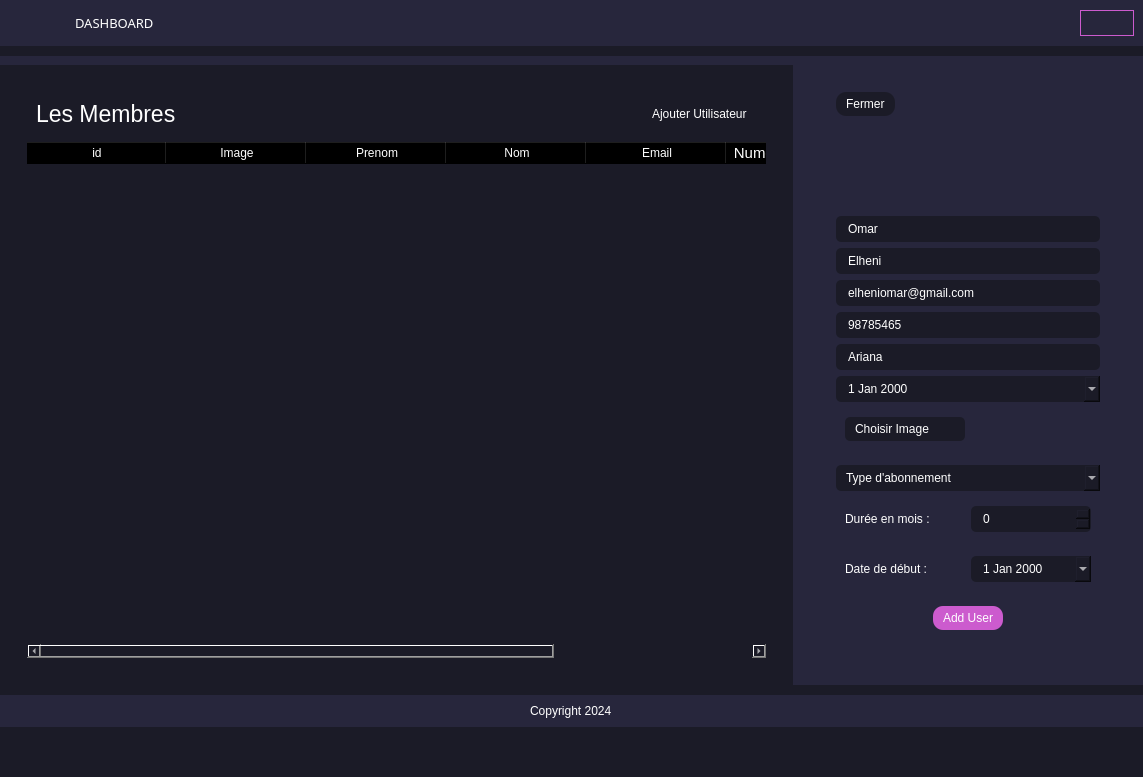
<?xml version="1.0" encoding="UTF-8"?>
<ui version="4.0">
 <class>MainWindow</class>
 <widget class="QMainWindow" name="MainWindow">
  <property name="geometry">
   <rect>
    <x>0</x>
    <y>0</y>
    <width>1143</width>
    <height>777</height>
   </rect>
  </property>
  <property name="windowTitle">
   <string>MainWindow</string>
  </property>
  <property name="styleSheet">
   <string notr="true">*{
border:none;
background-color:transparent;
background:transparent;
padding:0;
margin:0;
color: #FFFFFF;
}

#centralwidget,#mainBodyContent,#homeBtn,QLineEdit,QDateEdit,QPushButton,Line,QComboBox,QSpinBox{
background-color: #1b1b27
}

#header, #mainBody, #footer{
background-color: #27263c
}

#pushButton_3{
border:1px solid #cc5bce;
border-radius:19px;
text-align:center;
}

#addUserBtn{
background-color: #cc5bce;
border-radius: 10px;
}


QPushButton,#leftMenu{
text-align:left;
padding:5px 10px;
border-top-left-radius: 10px;
border-bottom-left-radius:10px;
border-bottom-right-radius: 0;
border-bottom-right-radius: 0;
background-color:transparent;
}

#homeBtn{
border-left: 3px solid #cc5bce;
}

QLineEdit,QDateEdit,QComboBox,QSpinBox{
padding: 5px 10px;
border-radius: 5px;
}</string>
  </property>
  <widget class="QWidget" name="centralwidget">
   <layout class="QVBoxLayout" name="verticalLayout">
    <property name="spacing">
     <number>10</number>
    </property>
    <property name="leftMargin">
     <number>0</number>
    </property>
    <property name="topMargin">
     <number>0</number>
    </property>
    <property name="rightMargin">
     <number>0</number>
    </property>
    <property name="bottomMargin">
     <number>50</number>
    </property>
    <item alignment="Qt::AlignmentFlag::AlignTop">
     <widget class="QWidget" name="header" native="true">
      <property name="styleSheet">
       <string notr="true">#header, #mainBody{
background-color: #27263c;
}</string>
      </property>
      <layout class="QHBoxLayout" name="horizontalLayout">
       <property name="spacing">
        <number>0</number>
       </property>
       <property name="leftMargin">
        <number>0</number>
       </property>
       <property name="topMargin">
        <number>0</number>
       </property>
       <property name="rightMargin">
        <number>0</number>
       </property>
       <property name="bottomMargin">
        <number>0</number>
       </property>
       <item alignment="Qt::AlignmentFlag::AlignLeft">
        <widget class="QFrame" name="frame">
         <property name="frameShape">
          <enum>QFrame::Shape::StyledPanel</enum>
         </property>
         <property name="frameShadow">
          <enum>QFrame::Shadow::Raised</enum>
         </property>
         <layout class="QHBoxLayout" name="horizontalLayout_4">
          <item alignment="Qt::AlignmentFlag::AlignLeft">
           <widget class="QPushButton" name="menuBtn">
            <property name="font">
             <font>
              <pointsize>11</pointsize>
              <bold>false</bold>
             </font>
            </property>
            <property name="cursor">
             <cursorShape>PointingHandCursor</cursorShape>
            </property>
            <property name="text">
             <string/>
            </property>
            <property name="icon">
             <iconset resource="../Qss/icons/_icons.qrc">
              <normaloff>:/feather/icons/feather/align-justify.png</normaloff>:/feather/icons/feather/align-justify.png</iconset>
            </property>
           </widget>
          </item>
          <item alignment="Qt::AlignmentFlag::AlignLeft">
           <widget class="QLabel" name="label">
            <property name="font">
             <font>
              <family>Poppins</family>
              <pointsize>10</pointsize>
              <bold>false</bold>
             </font>
            </property>
            <property name="styleSheet">
             <string notr="true">#label{
color:#ffffff;
font-family:&quot;Poppins&quot;, sans-serif
}</string>
            </property>
            <property name="text">
             <string>DASHBOARD</string>
            </property>
           </widget>
          </item>
         </layout>
        </widget>
       </item>
       <item alignment="Qt::AlignmentFlag::AlignRight">
        <widget class="QFrame" name="frame_2">
         <property name="frameShape">
          <enum>QFrame::Shape::StyledPanel</enum>
         </property>
         <property name="frameShadow">
          <enum>QFrame::Shadow::Raised</enum>
         </property>
         <layout class="QHBoxLayout" name="horizontalLayout_3">
          <item>
           <widget class="QPushButton" name="pushButton_4">
            <property name="cursor">
             <cursorShape>PointingHandCursor</cursorShape>
            </property>
            <property name="text">
             <string/>
            </property>
            <property name="icon">
             <iconset resource="../Qss/icons/_icons.qrc">
              <normaloff>:/feather/icons/feather/search.png</normaloff>:/feather/icons/feather/search.png</iconset>
            </property>
           </widget>
          </item>
          <item>
           <widget class="QPushButton" name="pushButton">
            <property name="cursor">
             <cursorShape>PointingHandCursor</cursorShape>
            </property>
            <property name="icon">
             <iconset resource="../Qss/icons/_icons.qrc">
              <normaloff>:/feather/icons/feather/bell.png</normaloff>:/feather/icons/feather/bell.png</iconset>
            </property>
           </widget>
          </item>
          <item>
           <widget class="QPushButton" name="pushButton_2">
            <property name="cursor">
             <cursorShape>PointingHandCursor</cursorShape>
            </property>
            <property name="text">
             <string/>
            </property>
            <property name="icon">
             <iconset resource="../Qss/icons/_icons.qrc">
              <normaloff>:/feather/icons/feather/activity.png</normaloff>:/feather/icons/feather/activity.png</iconset>
            </property>
           </widget>
          </item>
          <item>
           <widget class="QPushButton" name="pushButton_3">
            <property name="cursor">
             <cursorShape>PointingHandCursor</cursorShape>
            </property>
            <property name="styleSheet">
             <string notr="true">#pushButton_3{
				color:&quot;#FFFFFF&quot;;
}</string>
            </property>
            <property name="text">
             <string/>
            </property>
            <property name="icon">
             <iconset resource="../Qss/icons/_icons.qrc">
              <normaloff>:/feather/icons/feather/user.png</normaloff>:/feather/icons/feather/user.png</iconset>
            </property>
           </widget>
          </item>
         </layout>
        </widget>
       </item>
      </layout>
     </widget>
    </item>
    <item>
     <widget class="QWidget" name="mainBody" native="true">
      <property name="minimumSize">
       <size>
        <width>980</width>
        <height>625</height>
       </size>
      </property>
      <property name="styleSheet">
       <string notr="true">#mainBody{
background-color: #27263c;
}</string>
      </property>
      <layout class="QHBoxLayout" name="horizontalLayout_2">
       <property name="spacing">
        <number>0</number>
       </property>
       <property name="leftMargin">
        <number>0</number>
       </property>
       <property name="topMargin">
        <number>9</number>
       </property>
       <property name="rightMargin">
        <number>0</number>
       </property>
       <property name="bottomMargin">
        <number>0</number>
       </property>
       <item>
        <widget class="QCustomSlideMenu" name="leftMenu" native="true">
         <property name="minimumSize">
          <size>
           <width>0</width>
           <height>0</height>
          </size>
         </property>
         <property name="maximumSize">
          <size>
           <width>0</width>
           <height>16777215</height>
          </size>
         </property>
         <property name="styleSheet">
          <string notr="true">#leftMenu{
background-color: #27263c;
}</string>
         </property>
         <layout class="QVBoxLayout" name="verticalLayout_3">
          <property name="spacing">
           <number>0</number>
          </property>
          <property name="leftMargin">
           <number>0</number>
          </property>
          <property name="topMargin">
           <number>0</number>
          </property>
          <property name="rightMargin">
           <number>0</number>
          </property>
          <property name="bottomMargin">
           <number>20</number>
          </property>
          <item>
           <widget class="QWidget" name="widget" native="true">
            <property name="minimumSize">
             <size>
              <width>200</width>
              <height>596</height>
             </size>
            </property>
            <layout class="QVBoxLayout" name="verticalLayout_4">
             <property name="spacing">
              <number>0</number>
             </property>
             <property name="leftMargin">
              <number>10</number>
             </property>
             <property name="topMargin">
              <number>0</number>
             </property>
             <property name="rightMargin">
              <number>0</number>
             </property>
             <property name="bottomMargin">
              <number>0</number>
             </property>
             <item>
              <widget class="QFrame" name="frame_3">
               <property name="frameShape">
                <enum>QFrame::Shape::StyledPanel</enum>
               </property>
               <property name="frameShadow">
                <enum>QFrame::Shadow::Raised</enum>
               </property>
               <layout class="QVBoxLayout" name="verticalLayout_5">
                <property name="spacing">
                 <number>10</number>
                </property>
                <property name="leftMargin">
                 <number>0</number>
                </property>
                <property name="topMargin">
                 <number>0</number>
                </property>
                <property name="rightMargin">
                 <number>0</number>
                </property>
                <property name="bottomMargin">
                 <number>0</number>
                </property>
                <item>
                 <widget class="QPushButton" name="homeBtn">
                  <property name="cursor">
                   <cursorShape>PointingHandCursor</cursorShape>
                  </property>
                  <property name="text">
                   <string>Home</string>
                  </property>
                  <property name="icon">
                   <iconset resource="../Qss/icons/_icons.qrc">
                    <normaloff>:/feather/icons/feather/home.png</normaloff>:/feather/icons/feather/home.png</iconset>
                  </property>
                 </widget>
                </item>
                <item>
                 <widget class="QPushButton" name="reportsBtn">
                  <property name="cursor">
                   <cursorShape>PointingHandCursor</cursorShape>
                  </property>
                  <property name="text">
                   <string>Reports</string>
                  </property>
                  <property name="icon">
                   <iconset resource="../Qss/icons/_icons.qrc">
                    <normaloff>:/material_design/icons/material_design/print.png</normaloff>:/material_design/icons/material_design/print.png</iconset>
                  </property>
                 </widget>
                </item>
                <item>
                 <widget class="QPushButton" name="accountBtn">
                  <property name="cursor">
                   <cursorShape>PointingHandCursor</cursorShape>
                  </property>
                  <property name="text">
                   <string>Account</string>
                  </property>
                  <property name="icon">
                   <iconset resource="../Qss/icons/_icons.qrc">
                    <normaloff>:/feather/icons/feather/user.png</normaloff>:/feather/icons/feather/user.png</iconset>
                  </property>
                 </widget>
                </item>
               </layout>
              </widget>
             </item>
             <item>
              <spacer name="verticalSpacer">
               <property name="orientation">
                <enum>Qt::Orientation::Vertical</enum>
               </property>
               <property name="sizeHint" stdset="0">
                <size>
                 <width>20</width>
                 <height>40</height>
                </size>
               </property>
              </spacer>
             </item>
             <item>
              <widget class="QFrame" name="frame_4">
               <property name="frameShape">
                <enum>QFrame::Shape::StyledPanel</enum>
               </property>
               <property name="frameShadow">
                <enum>QFrame::Shadow::Raised</enum>
               </property>
               <layout class="QVBoxLayout" name="verticalLayout_6">
                <property name="spacing">
                 <number>10</number>
                </property>
                <property name="leftMargin">
                 <number>0</number>
                </property>
                <property name="topMargin">
                 <number>0</number>
                </property>
                <property name="rightMargin">
                 <number>0</number>
                </property>
                <property name="bottomMargin">
                 <number>0</number>
                </property>
                <item>
                 <widget class="QPushButton" name="settingsBtn">
                  <property name="cursor">
                   <cursorShape>PointingHandCursor</cursorShape>
                  </property>
                  <property name="text">
                   <string>Settings </string>
                  </property>
                  <property name="icon">
                   <iconset resource="../Qss/icons/_icons.qrc">
                    <normaloff>:/feather/icons/feather/settings.png</normaloff>:/feather/icons/feather/settings.png</iconset>
                  </property>
                 </widget>
                </item>
                <item>
                 <widget class="QPushButton" name="helpBtn">
                  <property name="cursor">
                   <cursorShape>PointingHandCursor</cursorShape>
                  </property>
                  <property name="text">
                   <string>Help</string>
                  </property>
                  <property name="icon">
                   <iconset resource="../Qss/icons/_icons.qrc">
                    <normaloff>:/feather/icons/feather/help-circle.png</normaloff>:/feather/icons/feather/help-circle.png</iconset>
                  </property>
                 </widget>
                </item>
                <item>
                 <widget class="QPushButton" name="aboutBtn">
                  <property name="cursor">
                   <cursorShape>PointingHandCursor</cursorShape>
                  </property>
                  <property name="text">
                   <string>About</string>
                  </property>
                  <property name="icon">
                   <iconset resource="../Qss/icons/_icons.qrc">
                    <normaloff>:/feather/icons/feather/info.png</normaloff>:/feather/icons/feather/info.png</iconset>
                  </property>
                 </widget>
                </item>
               </layout>
              </widget>
             </item>
            </layout>
           </widget>
          </item>
         </layout>
        </widget>
       </item>
       <item>
        <widget class="QWidget" name="mainBodyContent" native="true">
         <property name="sizePolicy">
          <sizepolicy hsizetype="Preferred" vsizetype="Expanding">
           <horstretch>0</horstretch>
           <verstretch>0</verstretch>
          </sizepolicy>
         </property>
         <layout class="QVBoxLayout" name="verticalLayout_2">
          <item>
           <widget class="QCustomQStackedWidget" name="mainPages">
            <property name="currentIndex">
             <number>0</number>
            </property>
            <widget class="QWidget" name="homePage">
             <layout class="QVBoxLayout" name="verticalLayout_10">
              <item>
               <widget class="QWidget" name="widget_3" native="true">
                <layout class="QVBoxLayout" name="verticalLayout_11">
                 <item>
                  <widget class="QFrame" name="frame_6">
                   <property name="frameShape">
                    <enum>QFrame::Shape::StyledPanel</enum>
                   </property>
                   <property name="frameShadow">
                    <enum>QFrame::Shadow::Raised</enum>
                   </property>
                   <layout class="QHBoxLayout" name="horizontalLayout_6">
                    <item>
                     <widget class="QLabel" name="label_4">
                      <property name="font">
                       <font>
                        <pointsize>17</pointsize>
                       </font>
                      </property>
                      <property name="text">
                       <string>Les Membres</string>
                      </property>
                     </widget>
                    </item>
                    <item alignment="Qt::AlignmentFlag::AlignRight">
                     <widget class="QPushButton" name="showUserFormBtn">
                      <property name="cursor">
                       <cursorShape>PointingHandCursor</cursorShape>
                      </property>
                      <property name="text">
                       <string>Ajouter Utilisateur</string>
                      </property>
                      <property name="icon">
                       <iconset resource="../Qss/icons/_icons.qrc">
                        <normaloff>:/font_awesome/regular/icons/font_awesome/regular/square-plus.png</normaloff>:/font_awesome/regular/icons/font_awesome/regular/square-plus.png</iconset>
                      </property>
                      <property name="iconSize">
                       <size>
                        <width>20</width>
                        <height>20</height>
                       </size>
                      </property>
                     </widget>
                    </item>
                   </layout>
                  </widget>
                 </item>
                 <item>
                  <widget class="QTableWidget" name="tableWidgetUsers">
                   <property name="styleSheet">
                    <string notr="true">QPushButton{
background-color: #cc5bce;
padding: 5px 10px;
border-radius: 5px;

}</string>
                   </property>
                   <property name="frameShape">
                    <enum>QFrame::Shape::StyledPanel</enum>
                   </property>
                   <property name="lineWidth">
                    <number>1</number>
                   </property>
                   <property name="gridStyle">
                    <enum>Qt::PenStyle::SolidLine</enum>
                   </property>
                   <property name="sortingEnabled">
                    <bool>true</bool>
                   </property>
                   <attribute name="horizontalHeaderCascadingSectionResizes">
                    <bool>false</bool>
                   </attribute>
                   <attribute name="horizontalHeaderDefaultSectionSize">
                    <number>140</number>
                   </attribute>
                   <column>
                    <property name="text">
                     <string>id</string>
                    </property>
                   </column>
                   <column>
                    <property name="text">
                     <string>Image</string>
                    </property>
                   </column>
                   <column>
                    <property name="text">
                     <string>Prenom</string>
                    </property>
                   </column>
                   <column>
                    <property name="text">
                     <string>Nom</string>
                    </property>
                   </column>
                   <column>
                    <property name="text">
                     <string>Email</string>
                    </property>
                   </column>
                   <column>
                    <property name="text">
                     <string>Numero Telephone</string>
                    </property>
                    <property name="font">
                     <font>
                      <pointsize>11</pointsize>
                      <bold>false</bold>
                     </font>
                    </property>
                   </column>
                   <column>
                    <property name="text">
                     <string>Actions</string>
                    </property>
                   </column>
                  </widget>
                 </item>
                </layout>
               </widget>
              </item>
             </layout>
            </widget>
            <widget class="QWidget" name="accountPage">
             <widget class="QLabel" name="label_3">
              <property name="geometry">
               <rect>
                <x>330</x>
                <y>146</y>
                <width>191</width>
                <height>71</height>
               </rect>
              </property>
              <property name="font">
               <font>
                <pointsize>17</pointsize>
               </font>
              </property>
              <property name="text">
               <string>Account Page</string>
              </property>
             </widget>
            </widget>
            <widget class="QWidget" name="settingsPage">
             <widget class="QLabel" name="label_5">
              <property name="geometry">
               <rect>
                <x>190</x>
                <y>150</y>
                <width>191</width>
                <height>81</height>
               </rect>
              </property>
              <property name="font">
               <font>
                <pointsize>17</pointsize>
               </font>
              </property>
              <property name="text">
               <string>settings Page</string>
              </property>
             </widget>
            </widget>
           </widget>
          </item>
         </layout>
        </widget>
       </item>
       <item>
        <widget class="QCustomSlideMenu" name="rightMenu" native="true">
         <property name="minimumSize">
          <size>
           <width>350</width>
           <height>0</height>
          </size>
         </property>
         <property name="maximumSize">
          <size>
           <width>16777215</width>
           <height>16777215</height>
          </size>
         </property>
         <layout class="QVBoxLayout" name="verticalLayout_7">
          <item alignment="Qt::AlignmentFlag::AlignHCenter|Qt::AlignmentFlag::AlignTop">
           <widget class="QWidget" name="widget_2" native="true">
            <property name="minimumSize">
             <size>
              <width>300</width>
              <height>247</height>
             </size>
            </property>
            <layout class="QVBoxLayout" name="verticalLayout_8">
             <item>
              <widget class="QWidget" name="widget_4" native="true">
               <property name="styleSheet">
                <string notr="true">QPushButton {
background-color: #1b1b27;
border-radius: 10px;
}</string>
               </property>
               <layout class="QHBoxLayout" name="horizontalLayout_8">
                <item alignment="Qt::AlignmentFlag::AlignLeft">
                 <widget class="QPushButton" name="closeRightMenu">
                  <property name="text">
                   <string>Fermer</string>
                  </property>
                  <property name="icon">
                   <iconset resource="../Qss/icons/_icons.qrc">
                    <normaloff>:/feather/icons/feather/chevrons-right.png</normaloff>:/feather/icons/feather/chevrons-right.png</iconset>
                  </property>
                  <property name="iconSize">
                   <size>
                    <width>18</width>
                    <height>18</height>
                   </size>
                  </property>
                 </widget>
                </item>
               </layout>
              </widget>
             </item>
             <item alignment="Qt::AlignmentFlag::AlignHCenter">
              <widget class="QLabel" name="label_2">
               <property name="minimumSize">
                <size>
                 <width>70</width>
                 <height>70</height>
                </size>
               </property>
               <property name="maximumSize">
                <size>
                 <width>70</width>
                 <height>70</height>
                </size>
               </property>
               <property name="text">
                <string/>
               </property>
               <property name="pixmap">
                <pixmap resource="../Qss/icons/_icons.qrc">:/feather/icons/feather/edit.png</pixmap>
               </property>
               <property name="scaledContents">
                <bool>true</bool>
               </property>
               <property name="wordWrap">
                <bool>false</bool>
               </property>
               <property name="openExternalLinks">
                <bool>false</bool>
               </property>
              </widget>
             </item>
             <item>
              <widget class="QFrame" name="frame_5">
               <property name="styleSheet">
                <string notr="true">QPushButton{
padding: 5px 10px;
border-radius: 5px;
background-color: #1b1b27
}</string>
               </property>
               <property name="frameShape">
                <enum>QFrame::Shape::StyledPanel</enum>
               </property>
               <property name="frameShadow">
                <enum>QFrame::Shadow::Raised</enum>
               </property>
               <layout class="QVBoxLayout" name="verticalLayout_9">
                <item>
                 <widget class="QLineEdit" name="firstName">
                  <property name="text">
                   <string>Omar</string>
                  </property>
                  <property name="readOnly">
                   <bool>false</bool>
                  </property>
                  <property name="placeholderText">
                   <string>Prenom</string>
                  </property>
                 </widget>
                </item>
                <item>
                 <widget class="QLineEdit" name="lastName">
                  <property name="text">
                   <string>Elheni</string>
                  </property>
                  <property name="placeholderText">
                   <string>Nom</string>
                  </property>
                 </widget>
                </item>
                <item>
                 <widget class="QLineEdit" name="email">
                  <property name="text">
                   <string>elheniomar@gmail.com</string>
                  </property>
                  <property name="placeholderText">
                   <string>Email</string>
                  </property>
                 </widget>
                </item>
                <item>
                 <widget class="QLineEdit" name="phoneNb">
                  <property name="text">
                   <string>98785465</string>
                  </property>
                  <property name="placeholderText">
                   <string>Numero Telephone</string>
                  </property>
                 </widget>
                </item>
                <item>
                 <widget class="QLineEdit" name="address">
                  <property name="text">
                   <string>Ariana</string>
                  </property>
                  <property name="placeholderText">
                   <string>Adresse</string>
                  </property>
                 </widget>
                </item>
                <item>
                 <widget class="QDateEdit" name="birthDate">
                  <property name="specialValueText">
                   <string/>
                  </property>
                  <property name="calendarPopup">
                   <bool>true</bool>
                  </property>
                 </widget>
                </item>
                <item>
                 <widget class="QFrame" name="imageFrame">
                  <property name="frameShape">
                   <enum>QFrame::Shape::StyledPanel</enum>
                  </property>
                  <property name="frameShadow">
                   <enum>QFrame::Shadow::Raised</enum>
                  </property>
                  <layout class="QHBoxLayout" name="horizontalLayout_7">
                   <item>
                    <widget class="QPushButton" name="imageBtn">
                     <property name="cursor">
                      <cursorShape>PointingHandCursor</cursorShape>
                     </property>
                     <property name="text">
                      <string>Choisir Image</string>
                     </property>
                     <property name="icon">
                      <iconset resource="../Qss/icons/_icons.qrc">
                       <normaloff>:/feather/icons/feather/image.png</normaloff>:/feather/icons/feather/image.png</iconset>
                     </property>
                    </widget>
                   </item>
                   <item>
                    <widget class="QLabel" name="imageLabel">
                     <property name="text">
                      <string/>
                     </property>
                    </widget>
                   </item>
                  </layout>
                 </widget>
                </item>
                <item>
                 <widget class="Line" name="subLine">
                  <property name="orientation">
                   <enum>Qt::Orientation::Horizontal</enum>
                  </property>
                 </widget>
                </item>
                <item>
                 <widget class="QComboBox" name="subType">
                  <property name="placeholderText">
                   <string>Type d'abonnement</string>
                  </property>
                  <item>
                   <property name="text">
                    <string>Abonnement mensuel</string>
                   </property>
                   <property name="icon">
                    <iconset theme="#000000"/>
                   </property>
                  </item>
                  <item>
                   <property name="text">
                    <string>Abonnement trimestriel</string>
                   </property>
                  </item>
                  <item>
                   <property name="text">
                    <string>Abonnement semestriel</string>
                   </property>
                  </item>
                  <item>
                   <property name="text">
                    <string>Abonnement annuel</string>
                   </property>
                  </item>
                  <item>
                   <property name="text">
                    <string>Autre</string>
                   </property>
                  </item>
                 </widget>
                </item>
                <item>
                 <widget class="QWidget" name="subDurationW" native="true">
                  <layout class="QHBoxLayout" name="horizontalLayout_10">
                   <item>
                    <widget class="QLabel" name="label_7">
                     <property name="text">
                      <string>Durée en mois :</string>
                     </property>
                    </widget>
                   </item>
                   <item>
                    <widget class="QSpinBox" name="subDuration"/>
                   </item>
                  </layout>
                 </widget>
                </item>
                <item>
                 <widget class="QWidget" name="widget_5" native="true">
                  <layout class="QHBoxLayout" name="horizontalLayout_9">
                   <item>
                    <widget class="QLabel" name="labeldate">
                     <property name="text">
                      <string>Date de début :</string>
                     </property>
                    </widget>
                   </item>
                   <item>
                    <widget class="QDateEdit" name="startDate">
                     <property name="calendarPopup">
                      <bool>true</bool>
                     </property>
                    </widget>
                   </item>
                  </layout>
                 </widget>
                </item>
               </layout>
              </widget>
             </item>
             <item alignment="Qt::AlignmentFlag::AlignHCenter">
              <widget class="QPushButton" name="addUserBtn">
               <property name="cursor">
                <cursorShape>PointingHandCursor</cursorShape>
               </property>
               <property name="text">
                <string>Add User</string>
               </property>
               <property name="icon">
                <iconset resource="../Qss/icons/_icons.qrc">
                 <normaloff>:/feather/icons/feather/file-plus.png</normaloff>:/feather/icons/feather/file-plus.png</iconset>
               </property>
               <property name="iconSize">
                <size>
                 <width>20</width>
                 <height>20</height>
                </size>
               </property>
               <property name="checkable">
                <bool>true</bool>
               </property>
              </widget>
             </item>
            </layout>
           </widget>
          </item>
          <item>
           <widget class="QLabel" name="controlErrorsUser">
            <property name="styleSheet">
             <string notr="true">#controlErrorsUser{
  text-align:center
}</string>
            </property>
            <property name="text">
             <string/>
            </property>
            <property name="scaledContents">
             <bool>true</bool>
            </property>
            <property name="alignment">
             <set>Qt::AlignmentFlag::AlignLeading|Qt::AlignmentFlag::AlignLeft|Qt::AlignmentFlag::AlignTop</set>
            </property>
            <property name="indent">
             <number>-1</number>
            </property>
            <property name="openExternalLinks">
             <bool>false</bool>
            </property>
           </widget>
          </item>
         </layout>
        </widget>
       </item>
      </layout>
     </widget>
    </item>
    <item>
     <widget class="QWidget" name="footer" native="true">
      <layout class="QHBoxLayout" name="horizontalLayout_5">
       <item alignment="Qt::AlignmentFlag::AlignHCenter">
        <widget class="QLabel" name="label_6">
         <property name="text">
          <string>Copyright 2024</string>
         </property>
        </widget>
       </item>
      </layout>
     </widget>
    </item>
   </layout>
  </widget>
 </widget>
 <customwidgets>
  <customwidget>
   <class>QCustomSlideMenu</class>
   <extends>QWidget</extends>
   <header location="global">Custom_Widgets.QCustomSlideMenu.h</header>
   <container>1</container>
  </customwidget>
  <customwidget>
   <class>QCustomQStackedWidget</class>
   <extends>QStackedWidget</extends>
   <header location="global">Custom_Widgets.QCustomQStackedWidget.h</header>
   <container>1</container>
  </customwidget>
 </customwidgets>
 <resources>
  <include location="../Qss/icons/_icons.qrc"/>
 </resources>
 <connections/>
</ui>
